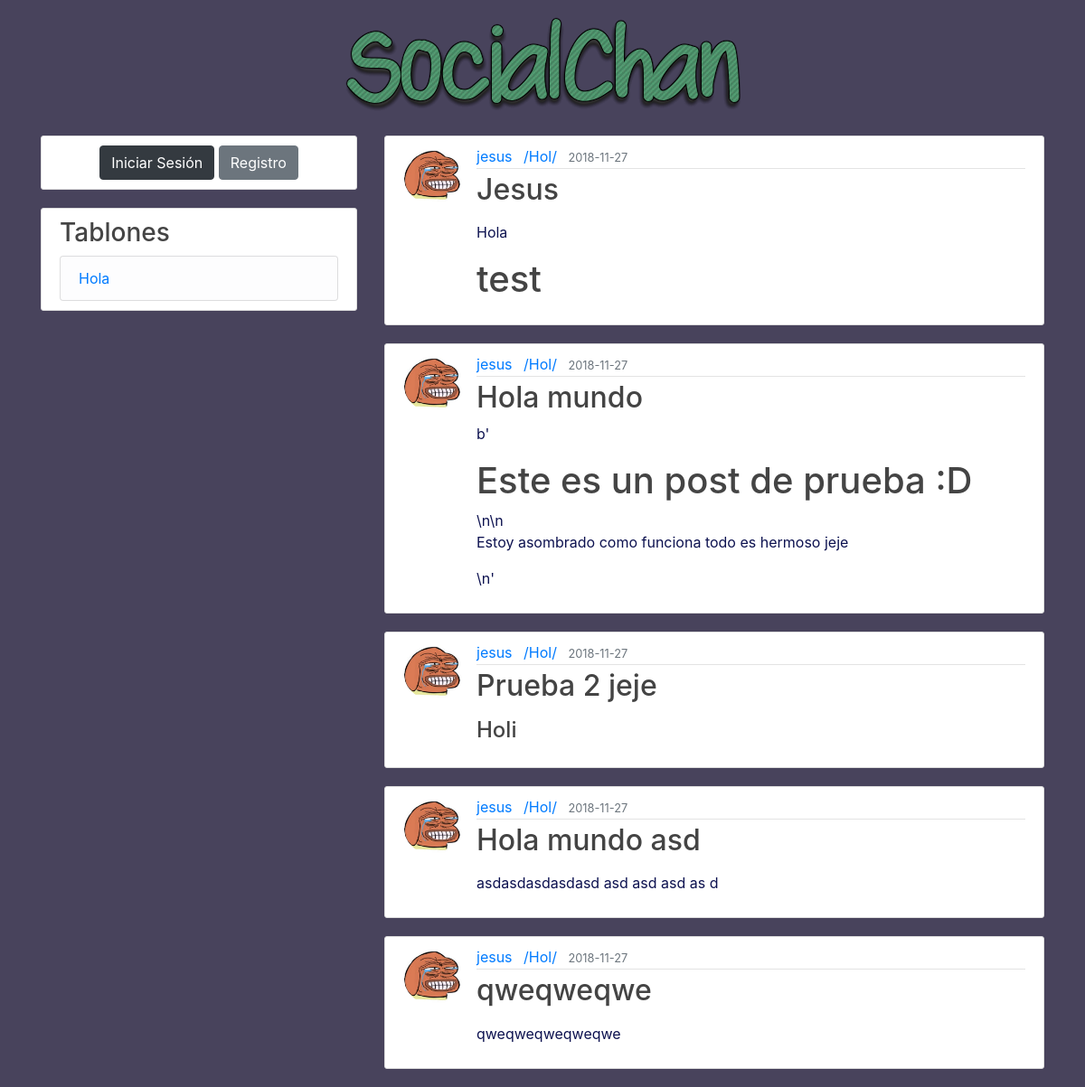
The page /home on the database its author committed.
### socialchan/models.py (models this page shows, shortened)
class Board(db.Model):
    id = db.Column(db.Integer, primary_key=True)
    title = db.Column(db.String(20), nullable=False)
    short_title = db.Column(db.String(3), nullable=False)
    registered_user = db.Column(db.Boolean)
    Description = db.Column(db.Text, nullable=False)
    threads = db.relationship('Thread', backref='tablero', lazy=True)

class Thread(db.Model):
    id = db.Column(db.Integer, primary_key=True)
    title = db.Column(db.String(50), unique=True, nullable=False)
    content = db.Column(db.Text, nullable=False)
    raw_content = db.Column(db.Text, nullable=False)
    date_posted = db.Column(db.DateTime, nullable=False, default=dt.utcnow)
    code = db.Column(db.String(4), unique=False, nullable=True)
    registered = db.Column(db.Boolean)
    board_id = db.Column(db.Integer, db.ForeignKey('board.id'))
    user_id = db.Column(db.Integer, db.ForeignKey('usuario.id'))

class Usuario(db.Model, UserMixin):
    id = db.Column(db.Integer, primary_key=True)
    username = db.Column(db.String(20), unique=True, nullable=False)
    email = db.Column(db.String(120), unique=True, nullable=False)
    password = db.Column(db.String(60), nullable=False)
    avatar_file = db.Column(db.String(50), nullable=False, default='avatar.png')
    thread = db.relationship('Thread', backref='usuario', lazy=True)

### socialchan/routes.py (the view)
@app.route('/')
@app.route('/home')
def home():
    boards = Board.query.all()
    threads = Thread.query.order_by(Thread.date_posted).limit(5).all()
    return render_template('home.html', title="inicio", boards=boards, posts=posts, threads=threads)

### socialchan/templates/home.html (shortened to what this page needs)
{% extends "base.html" %}
{% block content %}
    <link rel="stylesheet" type="text/css" href="{{ url_for('static', filename='css/home.css') }}">
        <main role="main" class="container">
        <div class="row justify-content-center">
            <div class="text-center">
                 <img class="img-fluid" src="{{ url_for('static', filename='img/SocialChan.png') }}" alt="SocialChan">
            </div>
         </div>
        <br>
        <div class="row">
            <div class="col-md-4">
                <div class="row justify-content-center">
                    <div class="col-md-12" align="center">
                        <div class="content-section">
                            {% if current_user.is_authenticated %}
                            <div class="card">
                                <div class="box">
                                    <div class="img">
                                        <img src="{{ url_for('static', filename='img/avatars/') }}{{ current_user.avatar_file }}">
                                    </div>
                                    <h2>Username: {{ current_user.username }}
                                        <br>
                                        <span>SocialChan User</span>
                                    </h2>
                                    <a class="btn btn-success" href="{{ url_for('account') }}" role="button">Perfil</a>
                                    <a class="btn btn-success" href="{{ url_for('board') }}" role="button">Tableros</a>
                                    <a class="btn btn-danger" href="{{ url_for('logout') }}" role="button">Salir</a>
                                    </span>
                                </div>
                            </div>
                            {% else %}
                            <a class="btn btn-dark" href="{{ url_for('login') }}" role="button">Iniciar Sesión</a>
                            <a class="btn btn-secondary" href="{{ url_for('register') }}" role="button">Registro</a>
                            {% endif %}
                        </div>
                    </div>
                </div>
                <div class="row">
                    <div class="col-md-12">
                    <div class="content-section">
                        <h3>Tablones</h3>
                        <ul class="list-group">
                            {% for board in boards %}
                            <li class="list-group-item list-group-item-light">
                                <a href="/{{ board.short_title }}" title="{{ board.short_title }}">
                                    {{ board.title }}
                                </a>
                            </li>
                            {% endfor %}
                        </ul>
                    </div>
                    </div>
                </div>
            </div>
            <div class="col-md-8">
                {% for thread in threads %}
                <article class="media content-section">
                    <img class="rounded-circle article-img"
                         src="{{ url_for('static', filename='img/avatars/') }}{{ thread.usuario.avatar_file }}">
                    <div class="media-body">
                    <div class="article-metadata">
                        <a class="mr-2" href="#">{{ thread.usuario.username }}</a>
                        <a class="mr-2" href="/{{ thread.tablero.short_title }}"> /{{ thread.tablero.short_title }}/</a>
                        <small class="text-muted">{{ thread.date_posted.strftime('%Y-%m-%d') }}</small>
                     </div>
                    <h2><a class="article-title" href="#">{{ thread.title }}</a></h2>
                    <p class="article-content">{{ thread.content|safe }}</p>
                 </div>
                </article>
                {% endfor %}
            </div>
        </div>
    </main>
{% endblock content %}

### socialchan/templates/base.html (shortened to what this page needs)
<!DOCTYPE html>
<html lang="es">
<head>
    <link rel="stylesheet" href="https://maxcdn.bootstrapcdn.com/bootstrap/4.0.0/css/bootstrap.min.css"
>
</head>
<body>
{% block content %}{% endblock %}
</body>
</html>

### socialchan/static/css/home.css (style rules this page uses)
body { background: #48435c; color: #0d1250; margin-top: 1rem; }
h1, h2, h3, h4, h5, h6 { color: #444444; }
.content-section { background: #ffffff; padding: 10px 20px; border: 1px solid #dddddd; border-radius: 3px; margin-bottom: 20px; }
.article-title { color: #444444; }
.article-content { white-space: pre-line; }
.article-img { height: 65px; width: 65px; margin-right: 16px; }
.article-metadata { padding-bottom: 1px; margin-bottom: 4px; border-bottom: 1px solid #e3e3e3 }

### rows shown on the page
Board: title "Hola"
Thread: usuario.avatar_file (placeholder picture), usuario.username "jesus", tablero.short_title "Hol", date_posted "2018-11-27", title "Jesus", content "Hola test"
Thread: usuario.avatar_file (placeholder picture), usuario.username "jesus", tablero.short_title "Hol", date_posted "2018-11-27", title "Hola mundo", content "b' Este es un post de prueba :D \\n\\n Estoy asombrado como funciona todo es hermoso jeje \\n'"
Thread: usuario.avatar_file (placeholder picture), usuario.username "jesus", tablero.short_title "Hol", date_posted "2018-11-27", title "Prueba 2 jeje", content "Holi"
Thread: usuario.avatar_file (placeholder picture), usuario.username "jesus", tablero.short_title "Hol", date_posted "2018-11-27", title "Hola mundo asd", content "asdasdasdasdasd asd asd asd as d"
Thread: usuario.avatar_file (placeholder picture), usuario.username "jesus", tablero.short_title "Hol", date_posted "2018-11-27", title "qweqweqwe", content "qweqweqweqweqwe"
